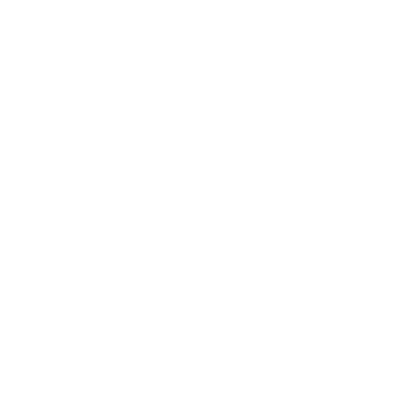
Frame 1 (no input)
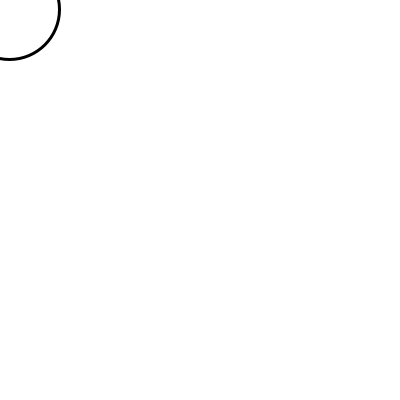
Frame 60 (the mouse pressed at the canvas centre just before this capture)
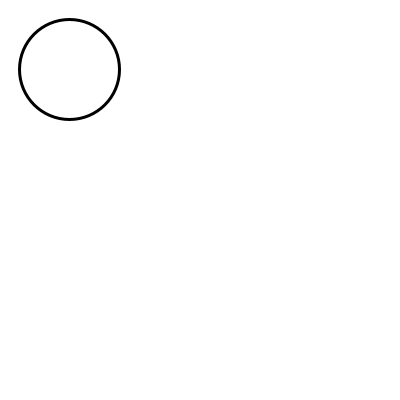
Frame 120 (the mouse held since frame 60 and released just before this capture)

The Processing sketch that drew these frames (run headless with seeded random() and noise(); from frame 60 on, the mouse is pressed at the canvas centre):

// Processing sketch: unit2checkpointPart4
// ── unit2checkpointPart4.pde
//define your vairables here
int w;

void setup(){
  size(400,400);
  w=-50; //set the starting value
} // --end of setup

void draw(){
  background(255);
  fill(255);
  strokeWeight(3);
  ellipse(w,w,100,100);
  w = w + 1;
  if (w>450){
    w=-50;
  }
}
